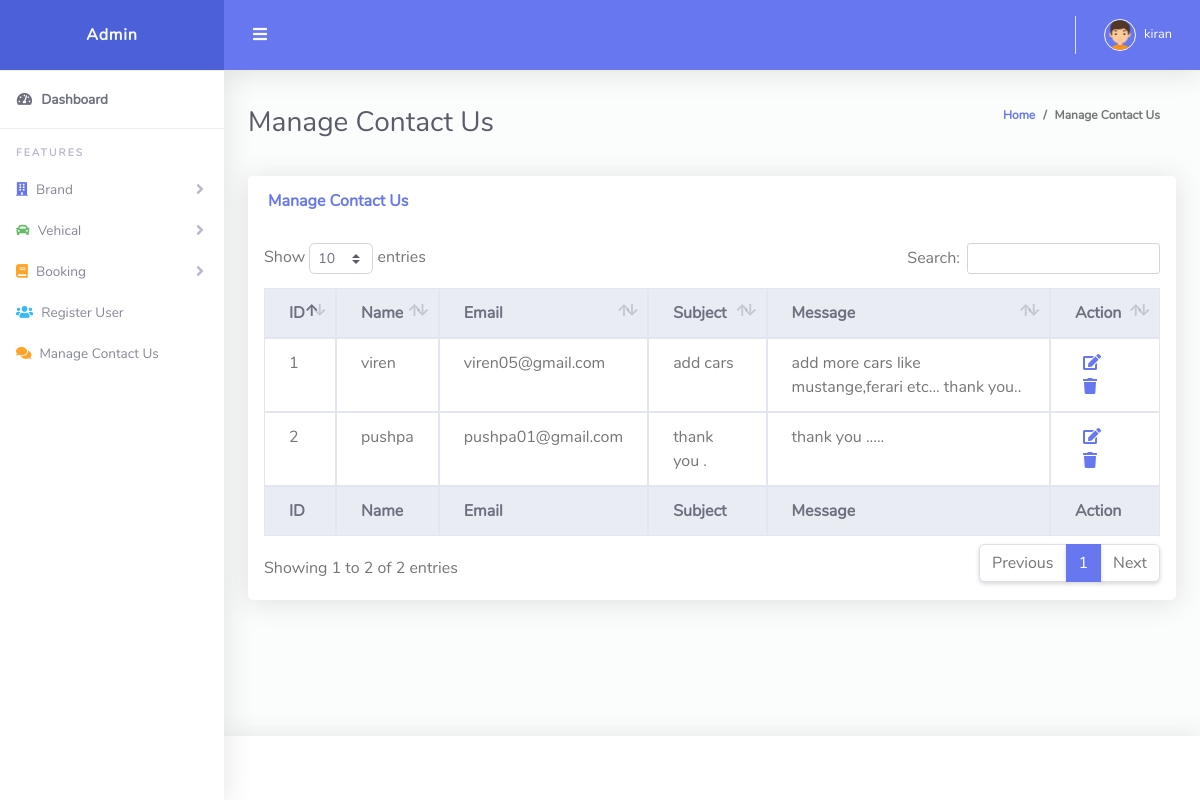
Page /dashboard/man_contact.php (signed in) on the committed database.
### tables this page shows
CREATE TABLE `contact` (
  `id` int(11) NOT NULL,
  `name` varchar(30) NOT NULL,
  `email` varchar(30) NOT NULL,
  `subject` varchar(30) NOT NULL,
  `message` varchar(100) NOT NULL
);

### dashboard/man_contact.php (the view, shortened to what this page needs)
<!DOCTYPE html>
<html lang="en">
<head>
  <link href="vendor/fontawesome-free/css/all.min.css" rel="stylesheet" type="text/css">
  <link href="vendor/bootstrap/css/bootstrap.min.css" rel="stylesheet" type="text/css">
  <link href="css/ruang-admin.min.css" rel="stylesheet">
  <link href="vendor/datatables/dataTables.bootstrap4.min.css" rel="stylesheet">
</head>
<body id="page-top">
  <div id="wrapper">
    <?php
      include('sidebar.php');
    ?>
    <div id="content-wrapper" class="d-flex flex-column">
      <div id="content">
        <?php
          include('topbar.php');
        ?>
        <div class="container-fluid" id="container-wrapper">
          <div class="d-sm-flex align-items-center justify-content-between mb-4">
            <h1 class="h3 mb-0 text-gray-800">Manage Contact Us</h1>
            <ol class="breadcrumb">
              <li class="breadcrumb-item"><a href="index.php">Home</a></li>
              <li class="breadcrumb-item active" aria-current="page">Manage Contact Us</li>
            </ol>
          </div>
          <div class="row">
            <div class="col-lg-12">
              <div class="card mb-4">
                <div class="card-header py-3 d-flex flex-row align-items-center justify-content-between">
                  <h6 class="m-0 font-weight-bold text-primary">Manage Contact Us</h6>
                </div>
                <div class="table-responsive p-3">
                  <table class="table align-items-center table-flush table-hover" id="dataTableHover">
                    <thead class="thead-light">
                      <tr>
                        <th class="border">ID</th>
                        <th class="border">Name</th>
                        <th class="border">Email</th>
                        <th class="border">Subject</th>
                        <th class="border">Message</th>
                        <th class="border">Action</th>
                      </tr>
                    </thead>
                    <tfoot class="thead-light">
                      <tr>
                        <th class="border">ID</th>
                        <th class="border">Name</th>
                        <th class="border">Email</th>
                        <th class="border">Subject</th>
                        <th class="border">Message</th>
                        <th class="border">Action</th>
                      </tr>
                    </tfoot>
                    <tbody>
                    <?php
                        $query = "SELECT * FROM `contact`";
                        $result = mysqli_query($conn,$query);
                          if (mysqli_num_rows($result)>0) {
                            foreach($result as $row)
                            {
                                ?>
                      <tr>
                        <td class="border"><?php echo $row['id']; ?></td>
                        <td class="border"><?php echo $row['name']; ?></td>
                        <td class="border"><?php echo $row['email']; ?></td>
                        <td class="border"><?php echo $row['subject']; ?></td>
                        <td class="border"><?php echo $row['message']; ?></td>
                        <td class="border">
                          <a class="bg-teal-300 cursor-pointer rounded p-1 mx-1 text-green" href="con_update.php">
                            <i class="fas fa-edit"></i></a>
                          <a class="bg-teal-300 cursor-pointer rounded p-1 mx-1 text-red-500" href="con_delete.php?id=<?php echo $row['id']; ?>">
                            <i class="fas fa-trash"></i></a>
                        </td>
                      </tr>
                      <?php
                      }
                          }
                          else
                          {
                                ?>
                                <tr>
                                  <td>No Data Found</td>
                                </tr>
                                <?php
                          }
                        ?>
                    </tbody>
                  </table>
                </div>
              </div>
            </div>
          </div>
        </div>
      </div>
      <?php
        include('footer.php');
      ?>
    </div>
  </div>
</body>
</html>

### rows in the picture
contact: id "1", name "viren", email "viren05@gmail.com", subject "add cars", message "add more cars like mustange,ferari etc... thank you.."
contact: id "2", name "pushpa", email "pushpa01@gmail.com", subject "thank you .", message "thank you ....."

### other values in the picture
$_SESSION['adminname'] "kiran"
